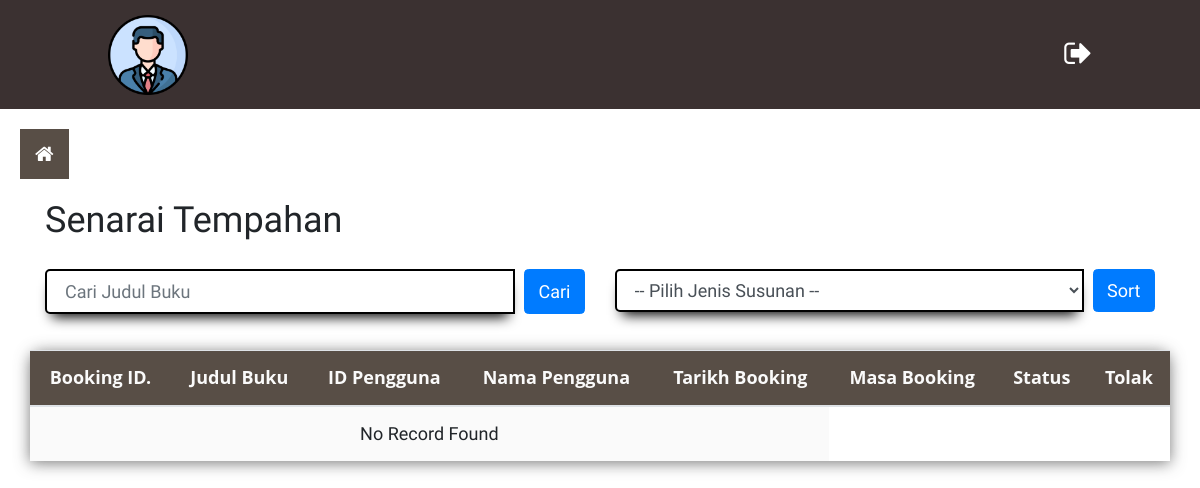
/adminView/viewBooking.php, run on an earlier commit of the app's database.
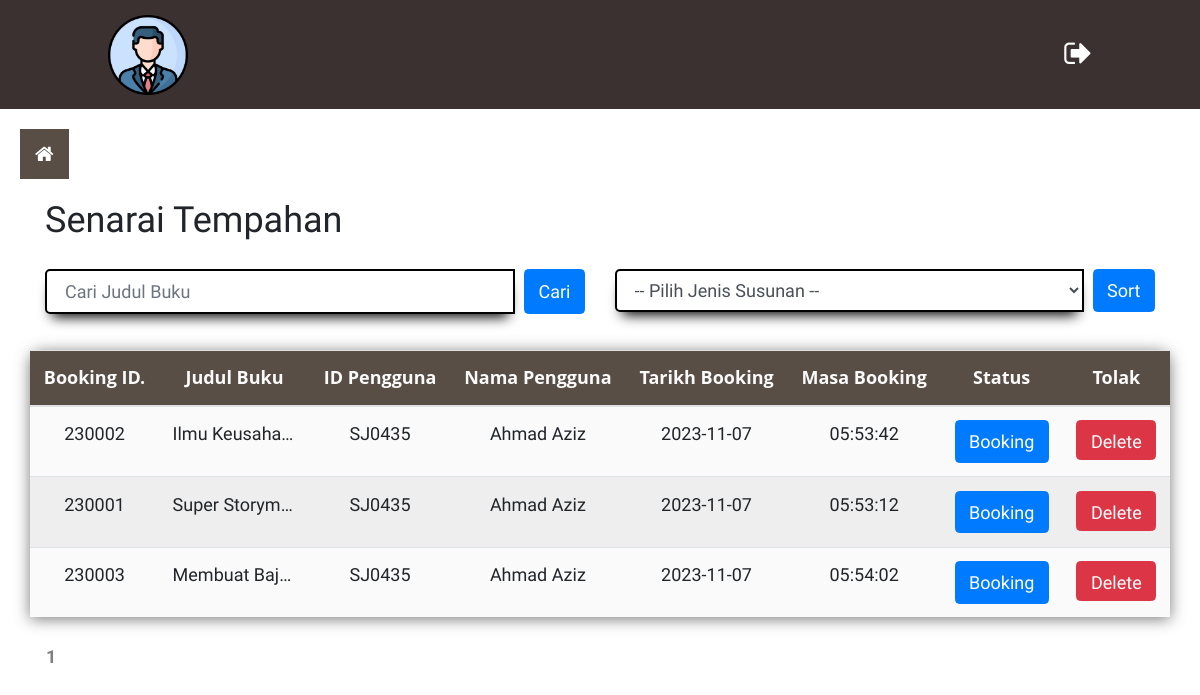
And on a later commit of the database.
### tables this page shows
CREATE TABLE `tblbooking` (
  `booking_ID` varchar(25) NOT NULL,
  `book_title` varchar(255) NOT NULL,
  `user_Name` varchar(25) NOT NULL,
  `user_ID` varchar(25) NOT NULL,
  `date_booked` date DEFAULT NULL,
  `time_booked` time DEFAULT NULL,
  `status` varchar(25) NOT NULL
);

### adminView/viewBooking.php (the view, shortened to what this page needs)
<?php
include_once "../config/dbconnect.php";
?>
<!DOCTYPE html>
<html>
<head>
  <link rel="stylesheet" href="https://cdn.jsdelivr.net/npm/bootstrap@4.0.0/dist/css/bootstrap.min.css">
  <link rel="stylesheet" href="https://cdnjs.cloudflare.com/ajax/libs/font-awesome/4.7.0/css/font-awesome.min.css">
  <link rel="stylesheet" href="../assets/css/style.css">
  <link rel="stylesheet" href="../assets/css/custom_validation_Books.css">
</head>
<body>
  <div id="main-content" class="allContent-section">
    <?php
    include "../adminHeader.php";
    include "../sidebar.php";
    ?>
    <div class="container">
      <h2>Senarai Tempahan</h2>
      <div class="row">
        <div class="col-md-6 mb-3 mt-3">
          <form action="" method="GET">
            <div class="input-group mb-3">
              <input type="text" name="search" value="<?php if (isset($_GET['search'])) {
                                                        echo $_GET['search'];
                                                      } ?>" class="form-control custom-form-control" placeholder=" Cari Judul Buku">
              <button type="submit" class="btn btn-primary ml-2" style="color: white;">Cari</button>
            </div>
          </form>
        </div>
        <div class="col-md-6 mb-3 mt-3">
          <form action="" method="GET">
            <div class="input-group mb-3">
              <select name="sort_alphabet" class="form-control custom-form-control">
                <option value="">-- Pilih Jenis Susunan --</option>
              </select>
              <button type="submit" class="btn btn-primary ml-2">
                Sort
              </button>
            </div>
          </form>
        </div>
        <table class="table table-hover">
          <thead>
            <tr>
              <th class="text-center">Booking ID.</th>
              <th class="text-center">Judul Buku</th>
              <th class="text-center">ID Pengguna</th>
              <th class="text-center">Nama Pengguna</th>
              <th class="text-center">Tarikh Booking</th>
              <th class="text-center">Masa Booking</th>
              <th class="text-center">Status</th>
              <th class="text-center">Tolak</th>
            </tr>
          </thead>
          <?php
          $resultPage = 5;
          $query = "SELECT * FROM tblbooking ";
          $page = isset($_GET['page']) ? $_GET['page'] : 1;
          $start = ($page - 1) * $resultPage;
          $queryCount = "SELECT COUNT(*) as total FROM tblbooking";
          $totalResult = $conn->query($queryCount)->fetch_assoc()['total'];
          $totalPages = ceil($totalResult / $resultPage);
          $query .= " LIMIT $start, $resultPage";
          $result = $conn->query($query);
          if ($result->num_rows > 0) {
            while ($row = $result->fetch_assoc()) {
          ?>
              <tr>
                <td><?= $row["booking_ID"] ?></td>
                <td class="book-title"><?= $row["book_title"] ?></td>
                <td><?= $row["user_ID"] ?></td>
                <td><?= $row["user_Name"] ?></td>
                <td><?= $row["date_booked"] ?></td>
                <td><?= $row["time_booked"] ?></td>
                <td>
                  <?php
                  if ($row["status_ID"] == 0) {
                  ?>
                    <button class="btn btn-primary" onclick="ChangeOrderStatus('<?= $row['booking_ID'] ?>')">Booking</button>
                  <?php
                  }
                  ?>
                </td>
                <td><button class="btn btn-danger" style="height:40px" onclick="bookingDelete('<?= $row['booking_ID'] ?>')">Delete</button></td>
              </tr>
            <?php
            }
          } else {
            ?>
            <tr>
              <td colspan="5">No Record Found</td>
            </tr>
          <?php
          }
          ?>
        </table>
        <?php
        echo '<div class="pagination mb-5">';
        for (
          $i = 1;
          $i <= $totalPages;
          $i++
        ) {
          if ($i == $page) {
            echo "<span>$i</span>";
          }
        }
        echo '</div>';
        ?>
      </div>
    </div>
  </div>
</body>
</html>

What changed in the data, as far as the page shows it:
added tblbooking: booking_ID "230002", book_title "Ilmu Keusaha…", user_ID "SJ0435", user_Name "Ahmad Aziz", date_booked "2023-11-07", time_booked "05:53:42"
added tblbooking: booking_ID "230001", book_title "Super Storym…", user_ID "SJ0435", user_Name "Ahmad Aziz", date_booked "2023-11-07", time_booked "05:53:12"
added tblbooking: booking_ID "230003", book_title "Membuat Baj…", user_ID "SJ0435", user_Name "Ahmad Aziz", date_booked "2023-11-07", time_booked "05:54:02"
Also different on the page:
new list line: "1"
text no longer shown: "No Record Found"
